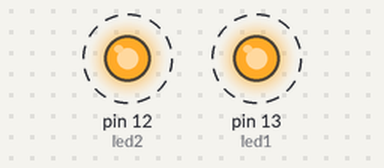
A sketch run on a simulated Arduino Uno, built with avr-gcc and run on an emulated ATmega328P. Shown: output pins drawn as LEDs (lit = HIGH). Dashed ring = blinking.

Above: at 0.15 s.
Timing chart, 0 to 3.0 s (numbered marks = the images above):
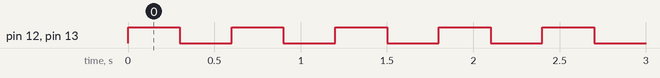

Measured:
- by itself, pin 12 (led2), pin 13 (led1): alternates HIGH for 0.30 s and LOW for 0.30 s

The sketch:

eerste-arduino-scriptje.ino
```cpp
const int led1 = 13; // pin 13 digital
const int led2 = 12; // pin 13 digital

void setup() {
  pinMode(led1, OUTPUT);
  pinMode(led2, OUTPUT);
}

void switchVoltage () {
    digitalWrite(led1, HIGH);
    digitalWrite(led2, HIGH);
    delay(300);
    digitalWrite(led1, LOW);
    digitalWrite(led2, LOW);
    delay(300);
}

void loop() {
  // put your main code here, to run repeatedly:
    switchVoltage();
}
```
